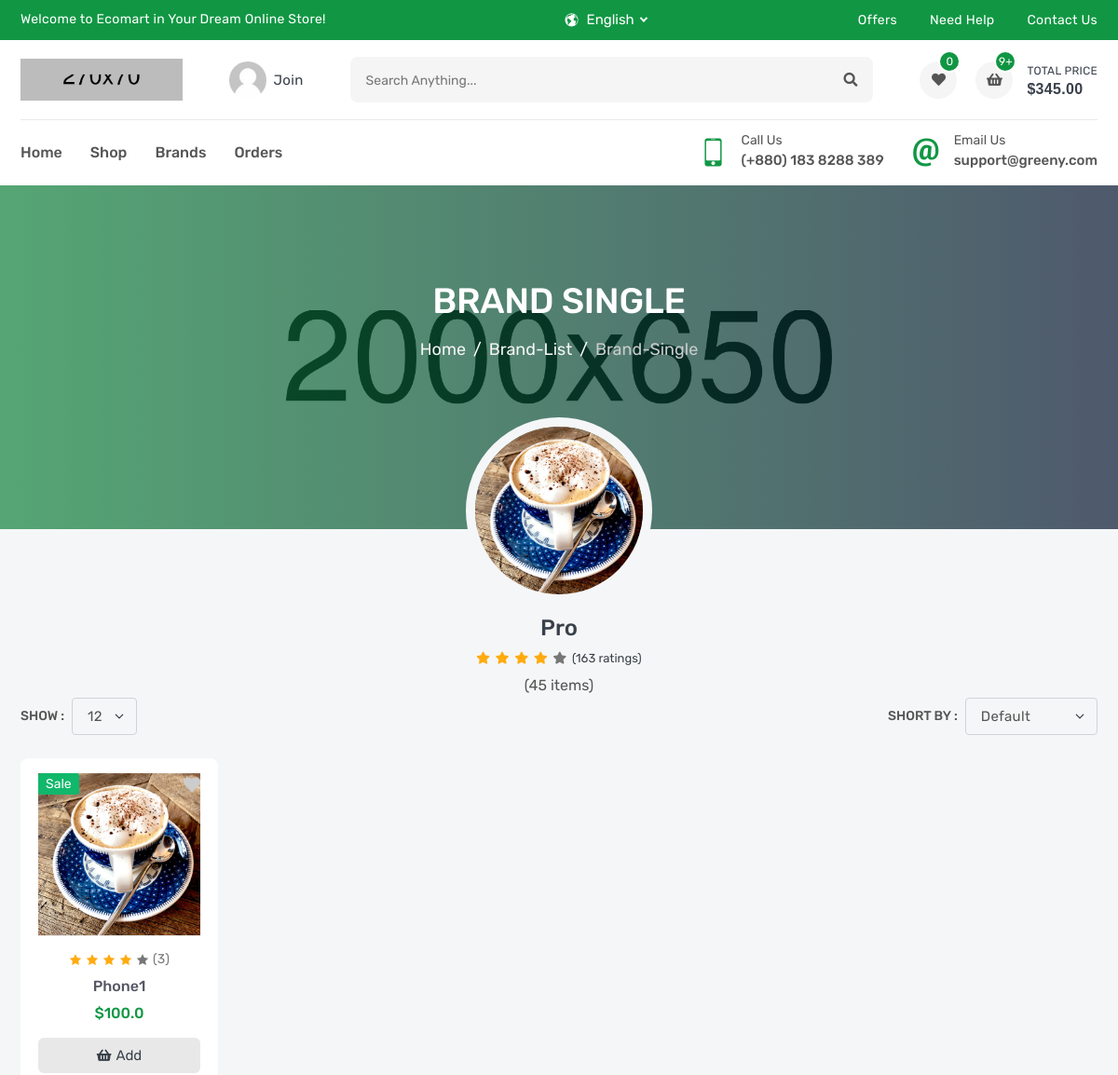
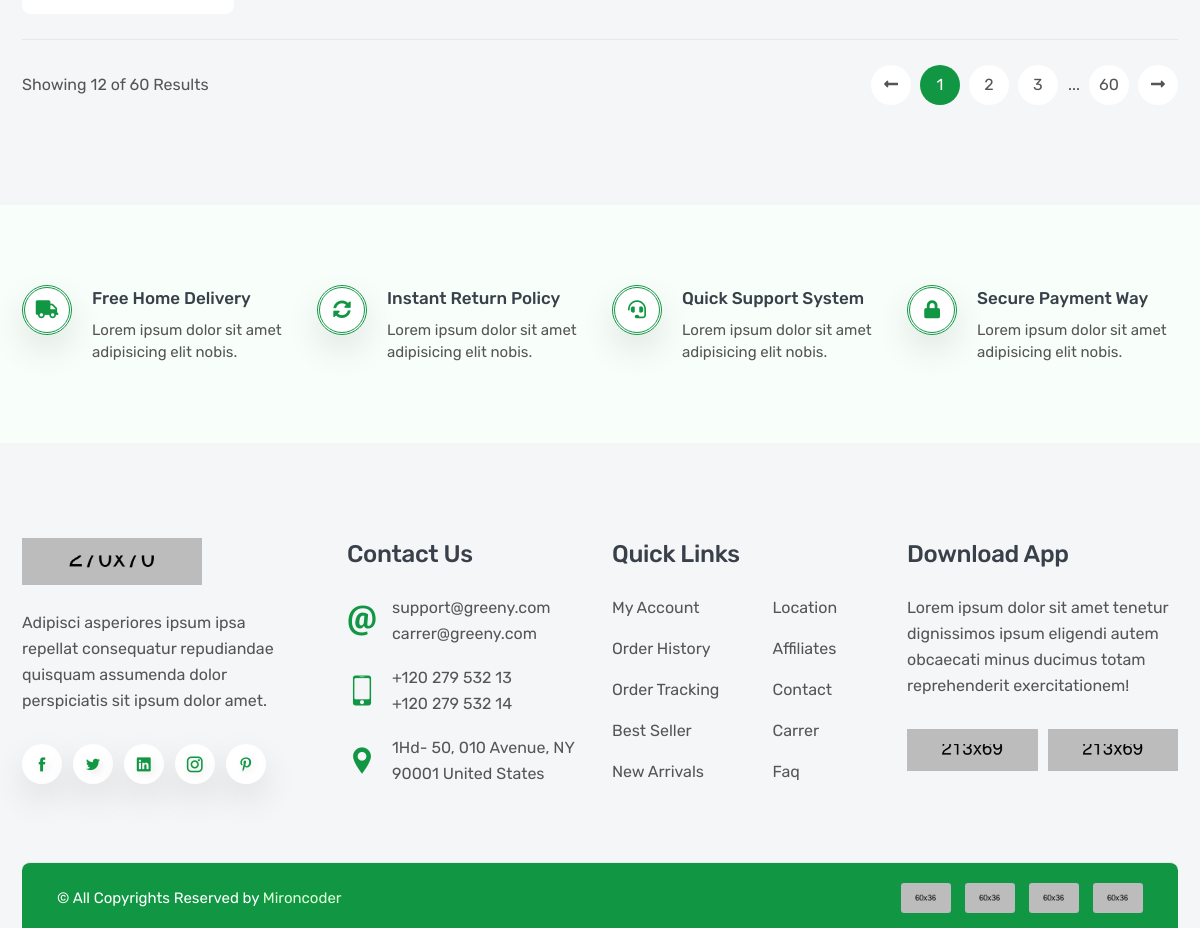
Screenshot of /products/brands/pro with the database file from the repository (2 pictures, top to bottom).
### product/models.py (models this page shows, shortened)
class Brand(models.Model):
    name = models.CharField(_('Name'),max_length=100)
    image = models.ImageField(_('Image'),upload_to='brand')
    slug = models.SlugField(null=True,blank=True)
    def __str__(self):
        return self.name

class Product(models.Model):
    name = models.CharField(_('Name'),max_length=120)
    flag = models.CharField(_('Flag'),max_length=10,choices=FLAG_TYPES)
    image = models.ImageField(_('Image'),upload_to='products')
    price = models.FloatField(_('Price'))
    sku = models.CharField(_('SKU'),max_length=12)
    subtitle = models.CharField(_('Subtitle'),max_length=300)
    description = models.TextField(_('Description'),max_length=40000)
    quantity = models.IntegerField(_('Quantity'))
    brand = models.ForeignKey('Brand',verbose_name=_('Brand'),related_name='product_brand',on_delete= models.SET_NULL,null=True)
    tags = TaggableManager()
    slug = models.SlugField(null=True,blank=True)
    def __str__(self):
        return self.name

### product/views.py (the view)
# urls.py: path('brands/<slug:slug>' , BrandDetail.as_view())
class BrandDetail(ListView):
    model = Product
    template_name = 'product/brand_detail.html'
    def get_queryset(self):
        brand = Brand.objects.get(slug=self.kwargs['slug'])
        return super().get_queryset().filter(brand=brand)
    def get_context_data(self, **kwargs):
        context = super().get_context_data(**kwargs)
        context["brand"] = Brand.objects.get(slug=self.kwargs['slug'])
        return context

### product/templates/product/brand_detail.html (shortened to what this page needs)
{% extends "base.html" %}
{% load static %}
{% block css %}
    <link rel="stylesheet" href="{% static 'en/css/brand-single.css' %}">
{% endblock css %}
{% block body %}
        <section class="single-banner" style="background: url(images/single-banner.jpg) no-repeat center;">
            <div class="container">
                <h2>Brand Single</h2>
                <ol class="breadcrumb">
                    <li class="breadcrumb-item"><a href="index.html">Home</a></li>
                    <li class="breadcrumb-item"><a href="brand-list.html">brand-list</a></li>
                    <li class="breadcrumb-item active" aria-current="page">brand-single</li>
                </ol>
            </div>
        </section>
        <div class="brand-single">
            <a href="#"><img src="{{brand.image.url}}" alt="brand"></a>
            <a href="#"><h3>{{brand}}</h3></a>
            <ul>
                <li class="fas fa-star active"></li>
                <li class="fas fa-star active"></li>
                <li class="fas fa-star active"></li>
                <li class="fas fa-star active"></li>
                <li class="fas fa-star"></li>
                <li class="total">(163 ratings)</li>
            </ul>
            <p>(45 items)</p>
        </div>
        <section class="inner-section shop-part">
            <div class="container">
                <div class="row">
                    <div class="col-lg-12">
                        <div class="top-filter">
                            <div class="filter-show">
                                <label class="filter-label">Show :</label>
                                <select class="form-select filter-select">
                                    <option value="1">12</option>
                                </select>
                            </div>
                            <div class="filter-short">
                                <label class="filter-label">Short by :</label>
                                <select class="form-select filter-select">
                                    <option selected>default</option>
                                </select>
                            </div>
                        </div>
                    </div>
                </div>
                <div class="row row-cols-2 row-cols-md-3 row-cols-lg-3 row-cols-xl-5">
                    {% for object in object_list %}
                        <div class="col">
                            <div class="product-card">
                                <div class="product-media">
                                    <div class="product-label">
                                        <label class="label-text new">{{object.flag}}</label>
                                    </div>
                                    <button class="product-wish wish">
                                        <i class="fas fa-heart"></i>
                                    </button>
                                    <a class="product-image" href="product-video.html">
                                        <img src="{{object.image.url}}" alt="product">
                                    </a>
                                </div>
                                <div class="product-content">
                                    <div class="product-rating">
                                        <i class="active icofont-star"></i>
                                        <i class="active icofont-star"></i>
                                        <i class="active icofont-star"></i>
                                        <i class="active icofont-star"></i>
                                        <i class="icofont-star"></i>
                                        <a href="product-video.html">(3)</a>
                                    </div>
                                    <h6 class="product-name">
                                        <a href="product-video.html">{{object}}</a>
                                    </h6>
                                    <h6 class="product-price">
                                        <span>${{object.price}}</span>
                                    </h6>
                                    <button class="product-add" title="Add to Cart">
                                        <i class="fas fa-shopping-basket"></i>
                                        <span>add</span>
                                    </button>
                                </div>
                            </div>
                        </div>
                    {% endfor %}
                </div>
                <div class="row">
                    <div class="col-lg-12">
                        <div class="bottom-paginate">
                            <p class="page-info">Showing 12 of 60 Results</p>
                            <ul class="pagination">
                                <li class="page-item">
                                    <a class="page-link" href="#">
                                        <i class="fas fa-long-arrow-alt-left"></i>
                                    </a>
                                </li>
                                <li class="page-item"><a class="page-link active" href="#">1</a></li>
                                <li class="page-item"><a class="page-link" href="#">2</a></li>
                                <li class="page-item"><a class="page-link" href="#">3</a></li>
                                <li class="page-item">...</li>
                                <li class="page-item"><a class="page-link" href="#">60</a></li>
                                <li class="page-item">
                                    <a class="page-link" href="#">
                                        <i class="fas fa-long-arrow-alt-right"></i>
                                    </a>
                                </li>
                            </ul>
                        </div>
                    </div>
                </div>
            </div>
        </section>
 {% endblock body %}

### static/en/css/brand-single.css (style rules this page uses)
.single-banner { padding: 100px 0px 180px; }
.brand-single { position: relative; text-align: center; margin-top: -120px; z-index: 1; }
.brand-single a { display: block; }
.brand-single a img { width: 200px; height: 200px; border-radius: 50%; border: 10px solid var(--body); margin-bottom: 10px; }
.brand-single a h3 { text-transform: capitalize; margin-bottom: 3px; }
.brand-single ul { margin-bottom: 3px; }
.brand-single ul li { font-size: 13px; margin: 0px 1px; color: var(--gray); display: inline-block; }
.brand-single ul .active { color: var(--yellow); }
.brand-single ul .total { color: var(--heading); }

### rows the page displays
Brand: image (picture), name "Pro"
Product: flag "Sale", image (picture), name "Phone1", price "100.0"
